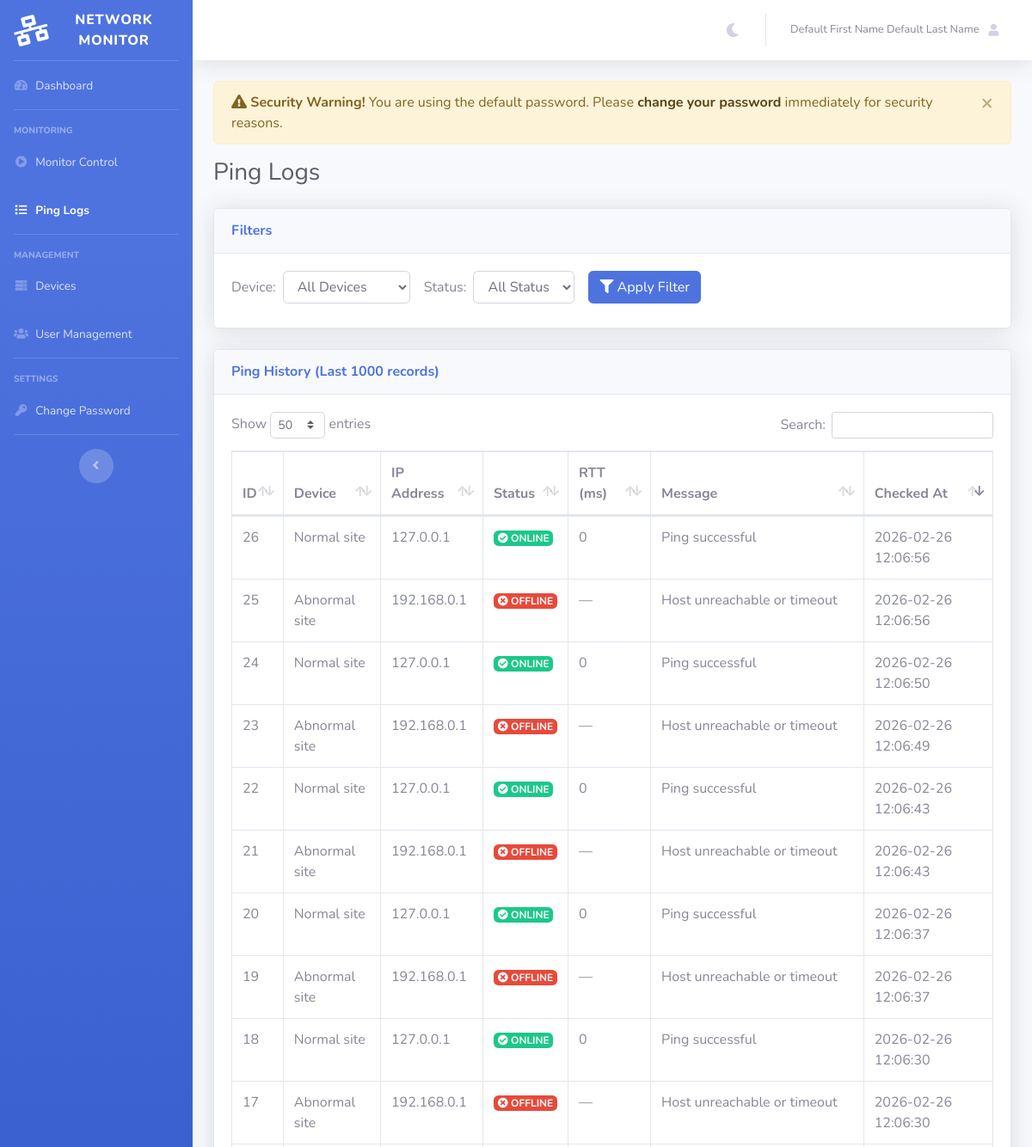
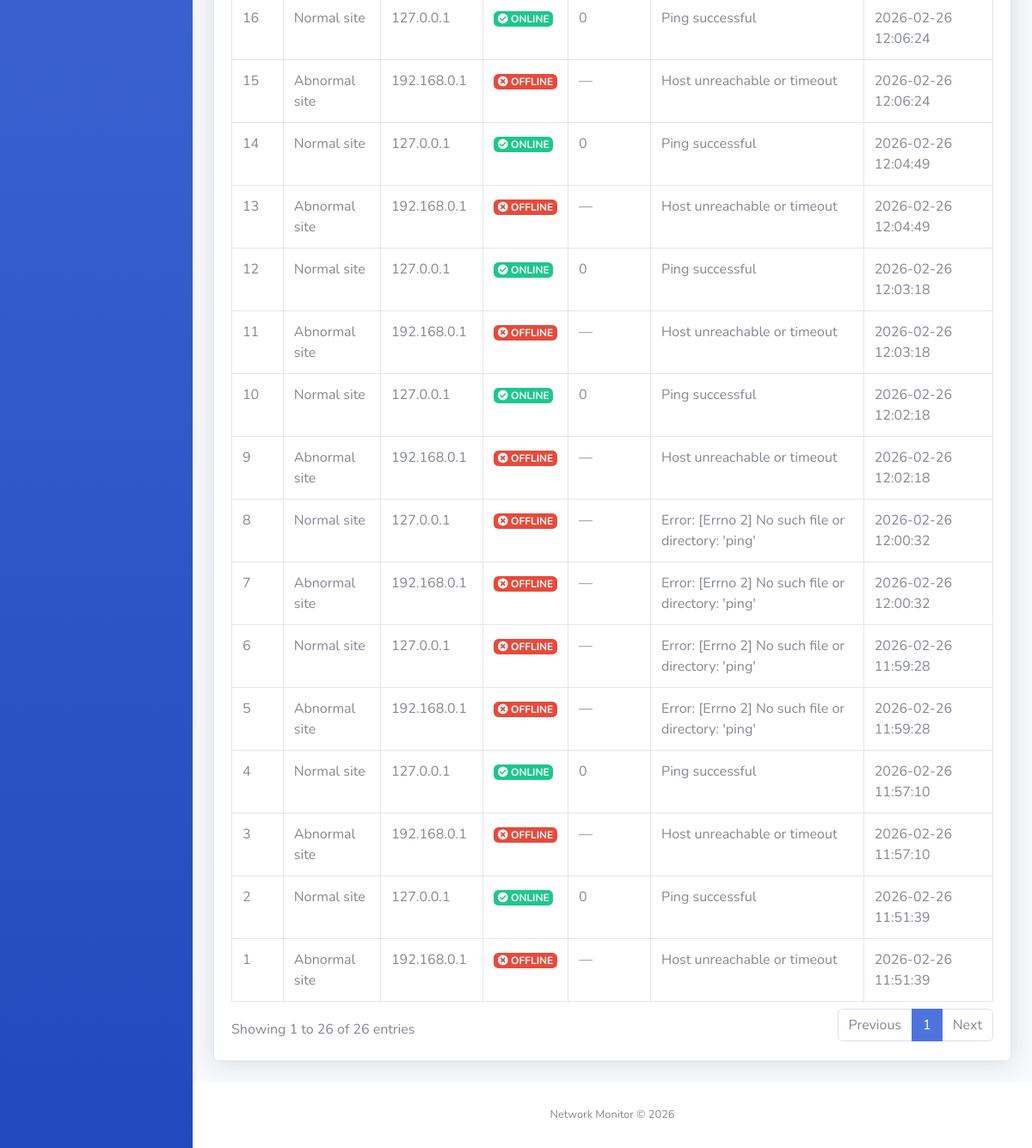
Page /logs.php (signed in) on the committed database (2 pictures, top to bottom).
### tables this page shows
CREATE TABLE ping_logs (
            id INTEGER PRIMARY KEY AUTOINCREMENT,
            device_id INTEGER NOT NULL,
            status TEXT NOT NULL CHECK (status IN ('ONLINE','OFFLINE')),
            rtt_ms INTEGER,
            message TEXT,
            checked_at TEXT NOT NULL DEFAULT (datetime('now')),
            FOREIGN KEY (device_id) REFERENCES devices(id) ON DELETE CASCADE
        );

CREATE TABLE devices (
            id INTEGER PRIMARY KEY AUTOINCREMENT,
            name TEXT NOT NULL,
            ip_address TEXT NOT NULL UNIQUE,
            notes TEXT,
            is_active INTEGER NOT NULL DEFAULT 1,
            created_at TEXT NOT NULL DEFAULT (datetime('now'))
        );

### logs.php (the view, shortened to what this page needs)
<?php
$pdo = db();
$query = "
    SELECT
        pl.id,
        pl.device_id,
        d.name as device_name,
        d.ip_address,
        pl.status,
        pl.rtt_ms,
        pl.message,
        pl.checked_at
    FROM ping_logs pl
    INNER JOIN devices d ON pl.device_id = d.id
    WHERE 1=1
";
$params = [];
$query .= " ORDER BY pl.checked_at DESC LIMIT 1000";
$stmt = $pdo->prepare($query);
$stmt->execute($params);
$logs = $stmt->fetchAll(PDO::FETCH_ASSOC);
$page_styles = '
<link href="sb_admin_theme/vendor/datatables/dataTables.bootstrap4.min.css" rel="stylesheet">
';
require_once __DIR__ . '/includes/header.php';
?>
    <div id="wrapper">
        <?php require_once __DIR__ . '/includes/sidebar.php'; ?>
        <div id="content-wrapper" class="d-flex flex-column">
            <div id="content">
                <?php require_once __DIR__ . '/includes/topbar.php'; ?>
                <div class="container-fluid">
                    <?php require_once __DIR__ . '/includes/alerts.php'; ?>
                    <div class="d-sm-flex align-items-center justify-content-between mb-4">
                        <h1 class="h3 mb-0 text-gray-800">Ping Logs</h1>
                    </div>
                    <div class="card shadow mb-4">
                        <div class="card-header py-3">
                            <h6 class="m-0 font-weight-bold text-primary">Filters</h6>
                        </div>
                        <div class="card-body">
                            <form method="GET" class="form-inline">
                                <div class="form-group mr-3 mb-2">
                                    <label for="device" class="mr-2">Device:</label>
                                    <select name="device" id="device" class="form-control">
                                        <option value="">All Devices</option>
                                    </select>
                                </div>
                                <div class="form-group mr-3 mb-2">
                                    <label for="status" class="mr-2">Status:</label>
                                    <select name="status" id="status" class="form-control">
                                        <option value="">All Status</option>
                                    </select>
                                </div>
                                <button type="submit" class="btn btn-primary mb-2">
                                    <i class="fas fa-filter"></i> Apply Filter
                                </button>
                            </form>
                        </div>
                    </div>
                    <div class="card shadow mb-4">
                        <div class="card-header py-3">
                            <h6 class="m-0 font-weight-bold text-primary">
                                Ping History (Last 1000 records)
                            </h6>
                        </div>
                        <div class="card-body">
                            <?php if (empty($logs)): ?>
                                <div class="alert alert-info">
                                    <i class="fas fa-info-circle"></i> No ping logs found. Run the ping script to start monitoring devices.
                                </div>
                            <?php else: ?>
                                <div class="table-responsive">
                                    <table class="table table-bordered" id="logsTable" width="100%" cellspacing="0">
                                        <thead>
                                            <tr>
                                                <th>ID</th>
                                                <th>Device</th>
                                                <th>IP Address</th>
                                                <th>Status</th>
                                                <th>RTT (ms)</th>
                                                <th>Message</th>
                                                <th>Checked At</th>
                                            </tr>
                                        </thead>
                                        <tbody>
                                            <?php foreach ($logs as $log): ?>
                                            <tr>
                                                <td><?php echo htmlspecialchars($log['id']); ?></td>
                                                <td><?php echo htmlspecialchars($log['device_name']); ?></td>
                                                <td><?php echo htmlspecialchars($log['ip_address']); ?></td>
                                                <td>
                                                    <?php if ($log['status'] === 'ONLINE'): ?>
                                                        <span class="badge badge-success">
                                                            <i class="fas fa-check-circle"></i> ONLINE
                                                        </span>
                                                    <?php else: ?>
                                                        <span class="badge badge-danger">
                                                            <i class="fas fa-times-circle"></i> OFFLINE
                                                        </span>
                                                    <?php endif; ?>
                                                </td>
                                                <td>
                                                    <?php
                                                    if ($log['rtt_ms'] !== null) {
                                                        echo htmlspecialchars($log['rtt_ms']);
                                                    } else {
                                                        echo '<span class="text-muted">—</span>';
                                                    }
                                                    ?>
                                                </td>
                                                <td><?php echo htmlspecialchars($log['message'] ?? ''); ?></td>
                                                <td><?php echo htmlspecialchars($log['checked_at']); ?></td>
                                            </tr>
                                            <?php endforeach; ?>
                                        </tbody>
                                    </table>
                                </div>
                            <?php endif; ?>
                        </div>
                    </div>
                </div>
            </div>
<?php require_once __DIR__ . '/includes/footer.php'; ?>

### includes/header.php (style rules this page uses)
body { transition: background-color 0.3s ease, color 0.3s ease; }

### rows in the picture
ping_logs: id "26", device.name "Normal site", device.ip_address "127.0.0.1", status "ONLINE" (drawn), rtt_ms "0", message "Ping successful", checked_at "2026-02-26 12:06:56"
ping_logs: id "25", device.name "Abnormal site", device.ip_address "192.168.0.1", status "OFFLINE" (drawn), message "Host unreachable or timeout", checked_at "2026-02-26 12:06:56"
ping_logs: id "24", device.name "Normal site", device.ip_address "127.0.0.1", status "ONLINE" (drawn), rtt_ms "0", message "Ping successful", checked_at "2026-02-26 12:06:50"
ping_logs: id "23", device.name "Abnormal site", device.ip_address "192.168.0.1", status "OFFLINE" (drawn), message "Host unreachable or timeout", checked_at "2026-02-26 12:06:49"
ping_logs: id "22", device.name "Normal site", device.ip_address "127.0.0.1", status "ONLINE" (drawn), rtt_ms "0", message "Ping successful", checked_at "2026-02-26 12:06:43"
ping_logs: id "21", device.name "Abnormal site", device.ip_address "192.168.0.1", status "OFFLINE" (drawn), message "Host unreachable or timeout", checked_at "2026-02-26 12:06:43"
ping_logs: id "20", device.name "Normal site", device.ip_address "127.0.0.1", status "ONLINE" (drawn), rtt_ms "0", message "Ping successful", checked_at "2026-02-26 12:06:37"
ping_logs: id "19", device.name "Abnormal site", device.ip_address "192.168.0.1", status "OFFLINE" (drawn), message "Host unreachable or timeout", checked_at "2026-02-26 12:06:37"
ping_logs: id "18", device.name "Normal site", device.ip_address "127.0.0.1", status "ONLINE" (drawn), rtt_ms "0", message "Ping successful", checked_at "2026-02-26 12:06:30"
ping_logs: id "17", device.name "Abnormal site", device.ip_address "192.168.0.1", status "OFFLINE" (drawn), message "Host unreachable or timeout", checked_at "2026-02-26 12:06:30"
ping_logs: id "16", device.name "Normal site", device.ip_address "127.0.0.1", status "ONLINE" (drawn), rtt_ms "0", message "Ping successful", checked_at "2026-02-26 12:06:24"
ping_logs: id "15", device.name "Abnormal site", device.ip_address "192.168.0.1", status "OFFLINE" (drawn), message "Host unreachable or timeout", checked_at "2026-02-26 12:06:24"
ping_logs: id "14", device.name "Normal site", device.ip_address "127.0.0.1", status "ONLINE" (drawn), rtt_ms "0", message "Ping successful", checked_at "2026-02-26 12:04:49"
ping_logs: id "13", device.name "Abnormal site", device.ip_address "192.168.0.1", status "OFFLINE" (drawn), message "Host unreachable or timeout", checked_at "2026-02-26 12:04:49"
ping_logs: id "12", device.name "Normal site", device.ip_address "127.0.0.1", status "ONLINE" (drawn), rtt_ms "0", message "Ping successful", checked_at "2026-02-26 12:03:18"
ping_logs: id "11", device.name "Abnormal site", device.ip_address "192.168.0.1", status "OFFLINE" (drawn), message "Host unreachable or timeout", checked_at "2026-02-26 12:03:18"
ping_logs: id "10", device.name "Normal site", device.ip_address "127.0.0.1", status "ONLINE" (drawn), rtt_ms "0", message "Ping successful", checked_at "2026-02-26 12:02:18"
ping_logs: id "9", device.name "Abnormal site", device.ip_address "192.168.0.1", status "OFFLINE" (drawn), message "Host unreachable or timeout", checked_at "2026-02-26 12:02:18"
ping_logs: id "8", device.name "Normal site", device.ip_address "127.0.0.1", status "OFFLINE" (drawn), message "Error: [Errno 2] No such file or directory: 'ping'", checked_at "2026-02-26 12:00:32"
ping_logs: id "7", device.name "Abnormal site", device.ip_address "192.168.0.1", status "OFFLINE" (drawn), message "Error: [Errno 2] No such file or directory: 'ping'", checked_at "2026-02-26 12:00:32"
ping_logs: id "6", device.name "Normal site", device.ip_address "127.0.0.1", status "OFFLINE" (drawn), message "Error: [Errno 2] No such file or directory: 'ping'", checked_at "2026-02-26 11:59:28"
ping_logs: id "5", device.name "Abnormal site", device.ip_address "192.168.0.1", status "OFFLINE" (drawn), message "Error: [Errno 2] No such file or directory: 'ping'", checked_at "2026-02-26 11:59:28"
ping_logs: id "4", device.name "Normal site", device.ip_address "127.0.0.1", status "ONLINE" (drawn), rtt_ms "0", message "Ping successful", checked_at "2026-02-26 11:57:10"
ping_logs: id "3", device.name "Abnormal site", device.ip_address "192.168.0.1", status "OFFLINE" (drawn), message "Host unreachable or timeout", checked_at "2026-02-26 11:57:10"
ping_logs: id "2", device.name "Normal site", device.ip_address "127.0.0.1", status "ONLINE" (drawn), rtt_ms "0", message "Ping successful", checked_at "2026-02-26 11:51:39"
ping_logs: id "1", device.name "Abnormal site", device.ip_address "192.168.0.1", status "OFFLINE" (drawn), message "Host unreachable or timeout", checked_at "2026-02-26 11:51:39"

### other values in the picture
$first_name . ' ' . $last_name "Default First Name Default Last Name"
